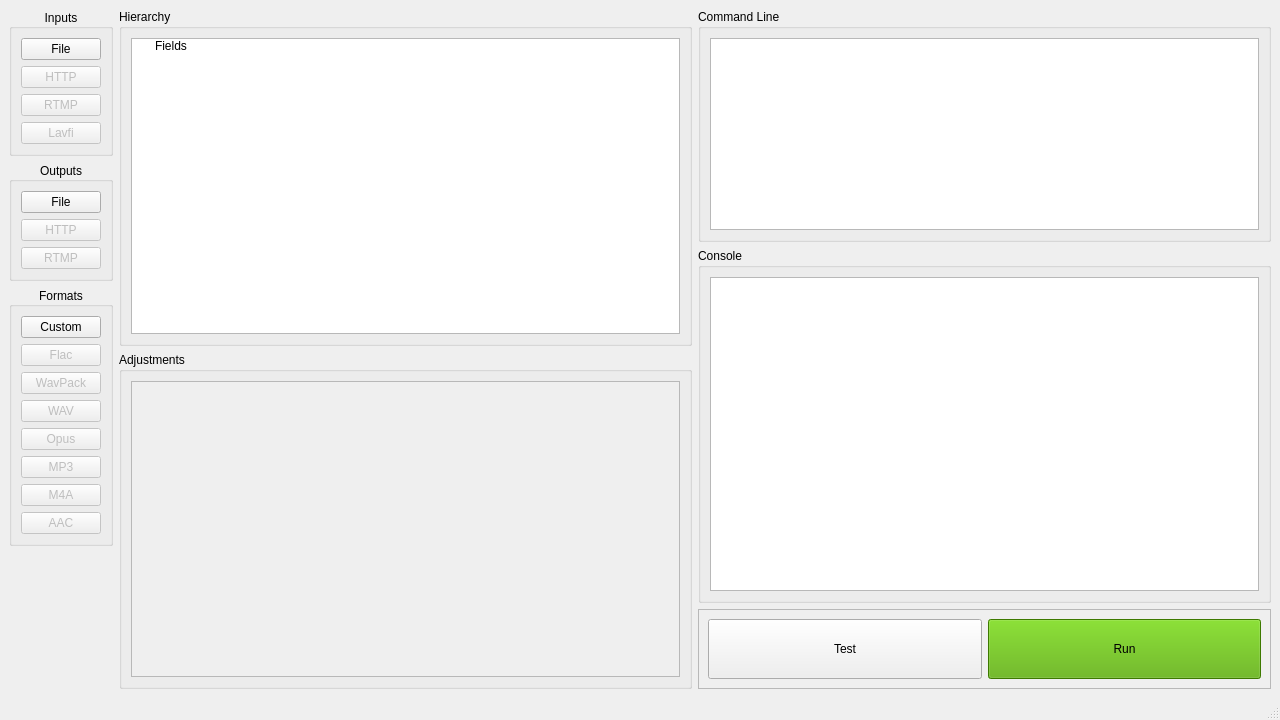
<?xml version="1.0" encoding="UTF-8"?>
<ui version="4.0">
 <class>MainWindow</class>
 <widget class="QMainWindow" name="MainWindow">
  <property name="windowModality">
   <enum>Qt::NonModal</enum>
  </property>
  <property name="geometry">
   <rect>
    <x>0</x>
    <y>0</y>
    <width>1280</width>
    <height>720</height>
   </rect>
  </property>
  <property name="windowTitle">
   <string>FFFE</string>
  </property>
  <widget class="QWidget" name="centralwidget">
   <layout class="QHBoxLayout" name="horizontalLayout_9">
    <item>
     <layout class="QVBoxLayout" name="verticalLayout_12">
      <property name="rightMargin">
       <number>0</number>
      </property>
      <item>
       <widget class="QGroupBox" name="groupBox_6">
        <property name="title">
         <string>Inputs</string>
        </property>
        <property name="alignment">
         <set>Qt::AlignCenter</set>
        </property>
        <property name="flat">
         <bool>false</bool>
        </property>
        <layout class="QVBoxLayout" name="verticalLayout_4">
         <item>
          <widget class="QPushButton" name="pushButton_5">
           <property name="text">
            <string>File</string>
           </property>
          </widget>
         </item>
         <item>
          <widget class="QPushButton" name="pushButton_17">
           <property name="enabled">
            <bool>false</bool>
           </property>
           <property name="text">
            <string>HTTP</string>
           </property>
          </widget>
         </item>
         <item>
          <widget class="QPushButton" name="pushButton_18">
           <property name="enabled">
            <bool>false</bool>
           </property>
           <property name="text">
            <string>RTMP</string>
           </property>
          </widget>
         </item>
         <item>
          <widget class="QPushButton" name="pushButton_16">
           <property name="enabled">
            <bool>false</bool>
           </property>
           <property name="text">
            <string>Lavfi</string>
           </property>
          </widget>
         </item>
        </layout>
       </widget>
      </item>
      <item>
       <widget class="QGroupBox" name="groupBox_5">
        <property name="title">
         <string>Outputs</string>
        </property>
        <property name="alignment">
         <set>Qt::AlignCenter</set>
        </property>
        <property name="flat">
         <bool>false</bool>
        </property>
        <property name="checkable">
         <bool>false</bool>
        </property>
        <layout class="QVBoxLayout" name="verticalLayout_3">
         <item>
          <widget class="QPushButton" name="pushButton_6">
           <property name="text">
            <string>File</string>
           </property>
          </widget>
         </item>
         <item>
          <widget class="QPushButton" name="pushButton_7">
           <property name="enabled">
            <bool>false</bool>
           </property>
           <property name="text">
            <string>HTTP</string>
           </property>
          </widget>
         </item>
         <item>
          <widget class="QPushButton" name="pushButton_15">
           <property name="enabled">
            <bool>false</bool>
           </property>
           <property name="text">
            <string>RTMP</string>
           </property>
          </widget>
         </item>
        </layout>
       </widget>
      </item>
      <item>
       <widget class="QGroupBox" name="groupBox_8">
        <property name="title">
         <string>Formats</string>
        </property>
        <property name="alignment">
         <set>Qt::AlignCenter</set>
        </property>
        <property name="flat">
         <bool>false</bool>
        </property>
        <property name="checkable">
         <bool>false</bool>
        </property>
        <layout class="QVBoxLayout" name="verticalLayout_14">
         <item>
          <widget class="QPushButton" name="pushButton_8">
           <property name="text">
            <string>Custom</string>
           </property>
          </widget>
         </item>
         <item>
          <widget class="QPushButton" name="pushButton_10">
           <property name="enabled">
            <bool>false</bool>
           </property>
           <property name="text">
            <string>Flac</string>
           </property>
          </widget>
         </item>
         <item>
          <widget class="QPushButton" name="pushButton_14">
           <property name="enabled">
            <bool>false</bool>
           </property>
           <property name="text">
            <string>WavPack</string>
           </property>
          </widget>
         </item>
         <item>
          <widget class="QPushButton" name="pushButton_12">
           <property name="enabled">
            <bool>false</bool>
           </property>
           <property name="text">
            <string>WAV</string>
           </property>
          </widget>
         </item>
         <item>
          <widget class="QPushButton" name="pushButton_9">
           <property name="enabled">
            <bool>false</bool>
           </property>
           <property name="text">
            <string>Opus</string>
           </property>
          </widget>
         </item>
         <item>
          <widget class="QPushButton" name="pushButton_11">
           <property name="enabled">
            <bool>false</bool>
           </property>
           <property name="text">
            <string>MP3</string>
           </property>
          </widget>
         </item>
         <item>
          <widget class="QPushButton" name="pushButton_19">
           <property name="enabled">
            <bool>false</bool>
           </property>
           <property name="text">
            <string>M4A</string>
           </property>
          </widget>
         </item>
         <item>
          <widget class="QPushButton" name="pushButton_20">
           <property name="enabled">
            <bool>false</bool>
           </property>
           <property name="text">
            <string>AAC</string>
           </property>
          </widget>
         </item>
        </layout>
       </widget>
      </item>
      <item>
       <spacer name="verticalSpacer_2">
        <property name="orientation">
         <enum>Qt::Vertical</enum>
        </property>
        <property name="sizeHint" stdset="0">
         <size>
          <width>20</width>
          <height>40</height>
         </size>
        </property>
       </spacer>
      </item>
     </layout>
    </item>
    <item>
     <layout class="QVBoxLayout" name="verticalLayout_6">
      <property name="sizeConstraint">
       <enum>QLayout::SetDefaultConstraint</enum>
      </property>
      <property name="rightMargin">
       <number>0</number>
      </property>
      <item>
       <widget class="QGroupBox" name="groupBox_7">
        <property name="sizePolicy">
         <sizepolicy hsizetype="Preferred" vsizetype="Preferred">
          <horstretch>1</horstretch>
          <verstretch>0</verstretch>
         </sizepolicy>
        </property>
        <property name="title">
         <string>Hierarchy</string>
        </property>
        <layout class="QVBoxLayout" name="verticalLayout_11">
         <item>
          <widget class="QTreeWidget" name="treeWidget">
           <attribute name="headerVisible">
            <bool>false</bool>
           </attribute>
           <column>
            <property name="text">
             <string>1</string>
            </property>
           </column>
           <item>
            <property name="text">
             <string>Fields</string>
            </property>
           </item>
          </widget>
         </item>
        </layout>
       </widget>
      </item>
      <item>
       <widget class="QGroupBox" name="groupBox">
        <property name="enabled">
         <bool>true</bool>
        </property>
        <property name="sizePolicy">
         <sizepolicy hsizetype="Preferred" vsizetype="Minimum">
          <horstretch>1</horstretch>
          <verstretch>0</verstretch>
         </sizepolicy>
        </property>
        <property name="title">
         <string>Adjustments</string>
        </property>
        <layout class="QVBoxLayout" name="verticalLayout_9" stretch="0">
         <item>
          <widget class="QScrollArea" name="scrollArea">
           <property name="widgetResizable">
            <bool>true</bool>
           </property>
           <widget class="QWidget" name="scrollAreaWidgetContents">
            <property name="geometry">
             <rect>
              <x>0</x>
              <y>0</y>
              <width>540</width>
              <height>18</height>
             </rect>
            </property>
            <property name="sizePolicy">
             <sizepolicy hsizetype="Preferred" vsizetype="Maximum">
              <horstretch>0</horstretch>
              <verstretch>0</verstretch>
             </sizepolicy>
            </property>
            <layout class="QVBoxLayout" name="verticalLayout_2"/>
           </widget>
          </widget>
         </item>
        </layout>
       </widget>
      </item>
     </layout>
    </item>
    <item>
     <layout class="QVBoxLayout" name="verticalLayout_5">
      <property name="leftMargin">
       <number>0</number>
      </property>
     </layout>
    </item>
    <item>
     <layout class="QVBoxLayout" name="verticalLayout_7">
      <property name="leftMargin">
       <number>0</number>
      </property>
      <item>
       <widget class="QGroupBox" name="groupBox_2">
        <property name="sizePolicy">
         <sizepolicy hsizetype="Preferred" vsizetype="Preferred">
          <horstretch>2</horstretch>
          <verstretch>0</verstretch>
         </sizepolicy>
        </property>
        <property name="title">
         <string>Command Line</string>
        </property>
        <layout class="QVBoxLayout" name="verticalLayout" stretch="0">
         <item>
          <widget class="QTextEdit" name="textEdit_2">
           <property name="enabled">
            <bool>true</bool>
           </property>
           <property name="sizePolicy">
            <sizepolicy hsizetype="Expanding" vsizetype="Maximum">
             <horstretch>0</horstretch>
             <verstretch>0</verstretch>
            </sizepolicy>
           </property>
           <property name="minimumSize">
            <size>
             <width>0</width>
             <height>0</height>
            </size>
           </property>
           <property name="font">
            <font>
             <family>Courier New</family>
            </font>
           </property>
           <property name="readOnly">
            <bool>false</bool>
           </property>
           <property name="html">
            <string>&lt;!DOCTYPE HTML PUBLIC &quot;-//W3C//DTD HTML 4.0//EN&quot; &quot;http://www.w3.org/TR/REC-html40/strict.dtd&quot;&gt;
&lt;html&gt;&lt;head&gt;&lt;meta name=&quot;qrichtext&quot; content=&quot;1&quot; /&gt;&lt;style type=&quot;text/css&quot;&gt;
p, li { white-space: pre-wrap; }
&lt;/style&gt;&lt;/head&gt;&lt;body style=&quot; font-family:'Courier New'; font-size:8.25pt; font-weight:400; font-style:normal;&quot;&gt;
&lt;p style=&quot;-qt-paragraph-type:empty; margin-top:0px; margin-bottom:0px; margin-left:0px; margin-right:0px; -qt-block-indent:0; text-indent:0px;&quot;&gt;&lt;br /&gt;&lt;/p&gt;&lt;/body&gt;&lt;/html&gt;</string>
           </property>
          </widget>
         </item>
        </layout>
       </widget>
      </item>
      <item>
       <widget class="QGroupBox" name="groupBox_3">
        <property name="sizePolicy">
         <sizepolicy hsizetype="Preferred" vsizetype="Preferred">
          <horstretch>2</horstretch>
          <verstretch>0</verstretch>
         </sizepolicy>
        </property>
        <property name="title">
         <string>Console</string>
        </property>
        <property name="flat">
         <bool>false</bool>
        </property>
        <layout class="QVBoxLayout" name="verticalLayout_8">
         <item>
          <widget class="QTextEdit" name="textEdit">
           <property name="enabled">
            <bool>true</bool>
           </property>
           <property name="sizePolicy">
            <sizepolicy hsizetype="Expanding" vsizetype="Expanding">
             <horstretch>0</horstretch>
             <verstretch>0</verstretch>
            </sizepolicy>
           </property>
           <property name="font">
            <font>
             <family>Courier New</family>
            </font>
           </property>
           <property name="readOnly">
            <bool>true</bool>
           </property>
          </widget>
         </item>
        </layout>
       </widget>
      </item>
      <item>
       <widget class="QFrame" name="frame">
        <property name="sizePolicy">
         <sizepolicy hsizetype="Preferred" vsizetype="Preferred">
          <horstretch>2</horstretch>
          <verstretch>0</verstretch>
         </sizepolicy>
        </property>
        <property name="minimumSize">
         <size>
          <width>0</width>
          <height>80</height>
         </size>
        </property>
        <property name="frameShape">
         <enum>QFrame::StyledPanel</enum>
        </property>
        <property name="frameShadow">
         <enum>QFrame::Sunken</enum>
        </property>
        <property name="lineWidth">
         <number>4</number>
        </property>
        <layout class="QVBoxLayout" name="verticalLayout_10">
         <item>
          <layout class="QHBoxLayout" name="horizontalLayout">
           <property name="topMargin">
            <number>0</number>
           </property>
           <item>
            <widget class="QPushButton" name="pushButton_4">
             <property name="sizePolicy">
              <sizepolicy hsizetype="Minimum" vsizetype="Preferred">
               <horstretch>0</horstretch>
               <verstretch>0</verstretch>
              </sizepolicy>
             </property>
             <property name="text">
              <string>Test</string>
             </property>
            </widget>
           </item>
           <item>
            <widget class="QPushButton" name="pushButton_3">
             <property name="sizePolicy">
              <sizepolicy hsizetype="Minimum" vsizetype="Preferred">
               <horstretch>0</horstretch>
               <verstretch>0</verstretch>
              </sizepolicy>
             </property>
             <property name="styleSheet">
              <string notr="true">background-color: rgb(85, 170, 0);</string>
             </property>
             <property name="text">
              <string>Run</string>
             </property>
            </widget>
           </item>
          </layout>
         </item>
        </layout>
       </widget>
      </item>
     </layout>
    </item>
   </layout>
  </widget>
  <widget class="QMenuBar" name="menubar">
   <property name="geometry">
    <rect>
     <x>0</x>
     <y>0</y>
     <width>1280</width>
     <height>20</height>
    </rect>
   </property>
  </widget>
  <widget class="QStatusBar" name="statusbar"/>
 </widget>
 <resources/>
 <connections/>
</ui>
